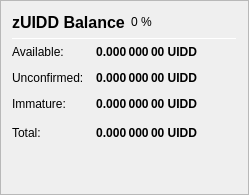
                   <widget class="QFrame" name="frame_ZerocoinBalances">
                    <property name="frameShape">
                     <enum>QFrame::StyledPanel</enum>
                    </property>
                    <property name="frameShadow">
                     <enum>QFrame::Raised</enum>
                    </property>
                    <layout class="QVBoxLayout" name="verticalLayout_7">
                     <item>
                      <layout class="QHBoxLayout" name="horizontalLayout_8" stretch="0">
                       <item>
                        <widget class="QLabel" name="label_5z_3">
                         <property name="minimumSize">
                          <size>
                           <width>0</width>
                           <height>20</height>
                          </size>
                         </property>
                         <property name="font">
                          <font>
                           <pointsize>12</pointsize>
                           <weight>75</weight>
                           <bold>true</bold>
                          </font>
                         </property>
                         <property name="text">
                          <string>zUIDD Balance</string>
                         </property>
                        </widget>
                       </item>
                       <item>
                        <widget class="QLabel" name="labelzUIDDPercent">
                         <property name="text">
                          <string notr="true">0 %</string>
                         </property>
                        </widget>
                       </item>
                       <item>
                        <spacer name="horizontalSpacer_11">
                         <property name="orientation">
                          <enum>Qt::Horizontal</enum>
                         </property>
                         <property name="sizeHint" stdset="0">
                          <size>
                           <width>40</width>
                           <height>20</height>
                          </size>
                         </property>
                        </spacer>
                       </item>
                      </layout>
                     </item>
                     <item>
                      <widget class="Line" name="line_ZerocoinBalance">
                       <property name="minimumSize">
                        <size>
                         <width>0</width>
                         <height>1</height>
                        </size>
                       </property>
                       <property name="maximumSize">
                        <size>
                         <width>16777215</width>
                         <height>1</height>
                        </size>
                       </property>
                       <property name="orientation">
                        <enum>Qt::Horizontal</enum>
                       </property>
                      </widget>
                     </item>
                     <item>
                      <layout class="QGridLayout" name="gridLayout_5">
                       <property name="spacing">
                        <number>12</number>
                       </property>
                       <item row="1" column="0">
                        <widget class="QLabel" name="labelzBalanceMatureText">
                         <property name="toolTip">
                          <string>Mature: more than 20 confirmation and more than 3 mints of the same denomination after it was minted.
These zUIDD are spendable.</string>
                         </property>
                         <property name="text">
                          <string>Available:</string>
                         </property>
                        </widget>
                       </item>
                       <item row="1" column="1">
                        <widget class="QLabel" name="labelzBalanceMature">
                         <property name="font">
                          <font>
                           <weight>75</weight>
                           <bold>true</bold>
                          </font>
                         </property>
                         <property name="toolTip">
                          <string>Mature: more than 20 confirmation and more than 3 mints of the same denomination after it was minted.
These zUIDD are spendable.</string>
                         </property>
                         <property name="text">
                          <string notr="true">0.000 000 00 UIDD</string>
                         </property>
                         <property name="alignment">
                          <set>Qt::AlignRight|Qt::AlignTrailing|Qt::AlignVCenter</set>
                         </property>
                        </widget>
                       </item>
                       <item row="2" column="0">
                        <widget class="QLabel" name="labelzBalanceUnconfirmedText">
                         <property name="toolTip">
                          <string>Unconfirmed: less than 20 confirmations
Immature: confirmed, but less than 3 mints of the same denomination after it was minted</string>
                         </property>
                         <property name="text">
                          <string>Unconfirmed:</string>
                         </property>
                        </widget>
                       </item>
                       <item row="2" column="1">
                        <widget class="QLabel" name="labelzBalanceUnconfirmed">
                         <property name="font">
                          <font>
                           <weight>75</weight>
                           <bold>true</bold>
                          </font>
                         </property>
                         <property name="toolTip">
                          <string>Unconfirmed: less than 20 confirmations
Immature: confirmed, but less than 3 mints of the same denomination after it was minted</string>
                         </property>
                         <property name="text">
                          <string notr="true">0.000 000 00 UIDD</string>
                         </property>
                         <property name="alignment">
                          <set>Qt::AlignRight|Qt::AlignTrailing|Qt::AlignVCenter</set>
                         </property>
                        </widget>
                       </item>
                       <item row="3" column="0">
                        <widget class="QLabel" name="labelzBalanceImmatureText">
                         <property name="toolTip">
                          <string>Unconfirmed: less than 20 confirmations
Immature: confirmed, but less than 3 mints of the same denomination after it was minted</string>
                         </property>
                         <property name="text">
                          <string>Immature:</string>
                         </property>
                        </widget>
                       </item>
                       <item row="3" column="1">
                        <widget class="QLabel" name="labelzBalanceImmature">
                         <property name="font">
                          <font>
                           <weight>75</weight>
                           <bold>true</bold>
                          </font>
                         </property>
                         <property name="toolTip">
                          <string>Unconfirmed: less than 20 confirmations
Immature: confirmed, but less than 3 mints of the same denomination after it was minted</string>
                         </property>
                         <property name="text">
                          <string notr="true">0.000 000 00 UIDD</string>
                         </property>
                         <property name="alignment">
                          <set>Qt::AlignRight|Qt::AlignTrailing|Qt::AlignVCenter</set>
                         </property>
                        </widget>
                       </item>
                       <item row="4" column="0">
                        <widget class="QLabel" name="labelzBalanceText">
                         <property name="toolTip">
                          <string>Your current zUIDD balance, unconfirmed and immature zUIDD included.</string>
                         </property>
                         <property name="text">
                          <string>Total:</string>
                         </property>
                        </widget>
                       </item>
                       <item row="4" column="1">
                        <widget class="QLabel" name="labelzBalance">
                         <property name="font">
                          <font>
                           <weight>75</weight>
                           <bold>true</bold>
                          </font>
                         </property>
                         <property name="cursor">
                          <cursorShape>IBeamCursor</cursorShape>
                         </property>
                         <property name="toolTip">
                          <string>Your current zUIDD balance, unconfirmed and immature zUIDD included.</string>
                         </property>
                         <property name="text">
                          <string notr="true">0.000 000 00 UIDD</string>
                         </property>
                         <property name="alignment">
                          <set>Qt::AlignRight|Qt::AlignTrailing|Qt::AlignVCenter</set>
                         </property>
                         <property name="textInteractionFlags">
                          <set>Qt::LinksAccessibleByMouse|Qt::TextSelectableByKeyboard|Qt::TextSelectableByMouse</set>
                         </property>
                        </widget>
                       </item>
                       <item row="4" column="2">
                        <spacer name="horizontalSpacer_4">
                         <property name="orientation">
                          <enum>Qt::Horizontal</enum>
                         </property>
                         <property name="sizeHint" stdset="0">
                          <size>
                           <width>40</width>
                           <height>20</height>
                          </size>
                         </property>
                        </spacer>
                       </item>
                      </layout>
                     </item>
                     <item>
                      <spacer name="verticalSpacer_4">
                       <property name="orientation">
                        <enum>Qt::Vertical</enum>
                       </property>
                       <property name="sizeHint" stdset="0">
                        <size>
                         <width>20</width>
                         <height>40</height>
                        </size>
                       </property>
                      </spacer>
                     </item>
                    </layout>
                   </widget>
